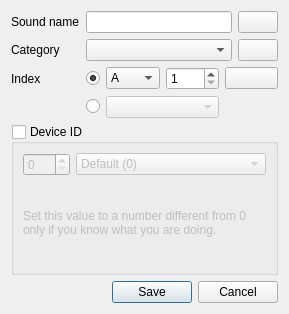
<?xml version="1.0" encoding="UTF-8"?>
<ui version="4.0">
 <class>Dialog</class>
 <widget class="QDialog" name="Dialog">
  <property name="geometry">
   <rect>
    <x>0</x>
    <y>0</y>
    <width>289</width>
    <height>314</height>
   </rect>
  </property>
  <property name="windowTitle">
   <string>Dialog</string>
  </property>
  <layout class="QVBoxLayout" name="verticalLayout">
   <item>
    <layout class="QGridLayout" name="gridLayout_3">
     <item row="0" column="0">
      <widget class="QLabel" name="label">
       <property name="text">
        <string>Sound name</string>
       </property>
      </widget>
     </item>
     <item row="0" column="1">
      <widget class="QLineEdit" name="nameEdit">
       <property name="maxLength">
        <number>16</number>
       </property>
      </widget>
     </item>
     <item row="0" column="2">
      <widget class="QPushButton" name="restoreNameBtn">
       <property name="icon">
        <iconset theme="edit-undo"/>
       </property>
      </widget>
     </item>
     <item row="1" column="0">
      <widget class="QLabel" name="label_3">
       <property name="text">
        <string>Category</string>
       </property>
      </widget>
     </item>
     <item row="1" column="1">
      <widget class="QComboBox" name="catCombo"/>
     </item>
     <item row="1" column="2">
      <widget class="QPushButton" name="restoreCatBtn">
       <property name="icon">
        <iconset theme="edit-undo">
         <normaloff/>
        </iconset>
       </property>
      </widget>
     </item>
    </layout>
   </item>
   <item>
    <layout class="QGridLayout" name="gridLayout">
     <item row="0" column="0">
      <widget class="QLabel" name="label_2">
       <property name="sizePolicy">
        <sizepolicy hsizetype="Maximum" vsizetype="Preferred">
         <horstretch>0</horstretch>
         <verstretch>0</verstretch>
        </sizepolicy>
       </property>
       <property name="text">
        <string>Index</string>
       </property>
      </widget>
     </item>
     <item row="0" column="1">
      <widget class="QRadioButton" name="indexRadio">
       <property name="layoutDirection">
        <enum>Qt::RightToLeft</enum>
       </property>
       <property name="checked">
        <bool>true</bool>
       </property>
       <attribute name="buttonGroup">
        <string notr="true">indexModeGroup</string>
       </attribute>
      </widget>
     </item>
     <item row="0" column="3">
      <widget class="QSpinBox" name="progSpin">
       <property name="minimum">
        <number>1</number>
       </property>
       <property name="maximum">
        <number>128</number>
       </property>
      </widget>
     </item>
     <item row="0" column="2">
      <widget class="QComboBox" name="bankCombo">
       <item>
        <property name="text">
         <string>A</string>
        </property>
       </item>
       <item>
        <property name="text">
         <string>B</string>
        </property>
       </item>
       <item>
        <property name="text">
         <string>C</string>
        </property>
       </item>
       <item>
        <property name="text">
         <string>D</string>
        </property>
       </item>
       <item>
        <property name="text">
         <string>E</string>
        </property>
       </item>
       <item>
        <property name="text">
         <string>F</string>
        </property>
       </item>
       <item>
        <property name="text">
         <string>G</string>
        </property>
       </item>
       <item>
        <property name="text">
         <string>H</string>
        </property>
       </item>
      </widget>
     </item>
     <item row="1" column="1">
      <widget class="QRadioButton" name="multiRadio">
       <property name="layoutDirection">
        <enum>Qt::RightToLeft</enum>
       </property>
       <attribute name="buttonGroup">
        <string notr="true">indexModeGroup</string>
       </attribute>
      </widget>
     </item>
     <item row="1" column="2" colspan="2">
      <widget class="QComboBox" name="multiCombo">
       <property name="enabled">
        <bool>false</bool>
       </property>
      </widget>
     </item>
     <item row="0" column="4">
      <widget class="QPushButton" name="restoreIndexBtn">
       <property name="icon">
        <iconset theme="edit-undo">
         <normaloff/>
        </iconset>
       </property>
      </widget>
     </item>
    </layout>
   </item>
   <item>
    <widget class="QGroupBox" name="deviceIdGroup">
     <property name="title">
      <string>Device ID</string>
     </property>
     <property name="checkable">
      <bool>true</bool>
     </property>
     <property name="checked">
      <bool>false</bool>
     </property>
     <layout class="QGridLayout" name="gridLayout_2">
      <item row="0" column="0">
       <widget class="QSpinBox" name="deviceIdSpin">
        <property name="enabled">
         <bool>false</bool>
        </property>
        <property name="sizePolicy">
         <sizepolicy hsizetype="Maximum" vsizetype="Fixed">
          <horstretch>0</horstretch>
          <verstretch>0</verstretch>
         </sizepolicy>
        </property>
        <property name="maximum">
         <number>127</number>
        </property>
       </widget>
      </item>
      <item row="0" column="1">
       <widget class="QComboBox" name="deviceIdCombo">
        <item>
         <property name="text">
          <string>Default (0)</string>
         </property>
        </item>
        <item>
         <property name="text">
          <string>My Blofeld</string>
         </property>
        </item>
        <item>
         <property name="text">
          <string>Custom</string>
         </property>
        </item>
        <item>
         <property name="text">
          <string>Broadcast</string>
         </property>
        </item>
       </widget>
      </item>
      <item row="1" column="0" colspan="2">
       <widget class="QLabel" name="label_4">
        <property name="text">
         <string>Set this value to a number different from 0 only if you know what you are doing.</string>
        </property>
        <property name="wordWrap">
         <bool>true</bool>
        </property>
       </widget>
      </item>
     </layout>
    </widget>
   </item>
   <item>
    <widget class="QDialogButtonBox" name="buttonBox">
     <property name="orientation">
      <enum>Qt::Horizontal</enum>
     </property>
     <property name="standardButtons">
      <set>QDialogButtonBox::Cancel|QDialogButtonBox::Save</set>
     </property>
    </widget>
   </item>
  </layout>
 </widget>
 <resources/>
 <connections>
  <connection>
   <sender>buttonBox</sender>
   <signal>rejected()</signal>
   <receiver>Dialog</receiver>
   <slot>reject()</slot>
   <hints>
    <hint type="sourcelabel">
     <x>140</x>
     <y>216</y>
    </hint>
    <hint type="destinationlabel">
     <x>140</x>
     <y>119</y>
    </hint>
   </hints>
  </connection>
 </connections>
 <buttongroups>
  <buttongroup name="indexModeGroup"/>
 </buttongroups>
</ui>
